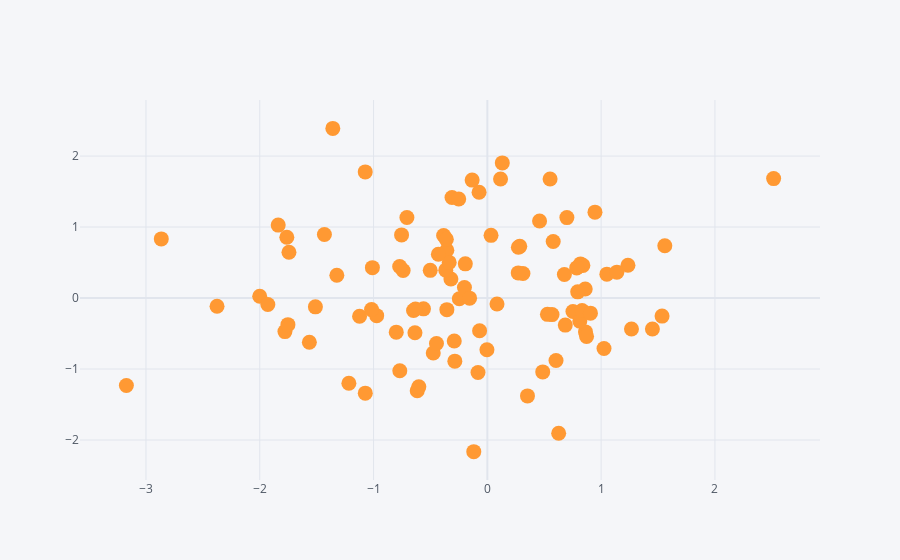

Write notebook code for a chart like this one.
### Markdown cell above
### Scatter Plot

### Code cell
df.iplot(kind='scatter',x='A',y='B',mode='markers',size=15)
